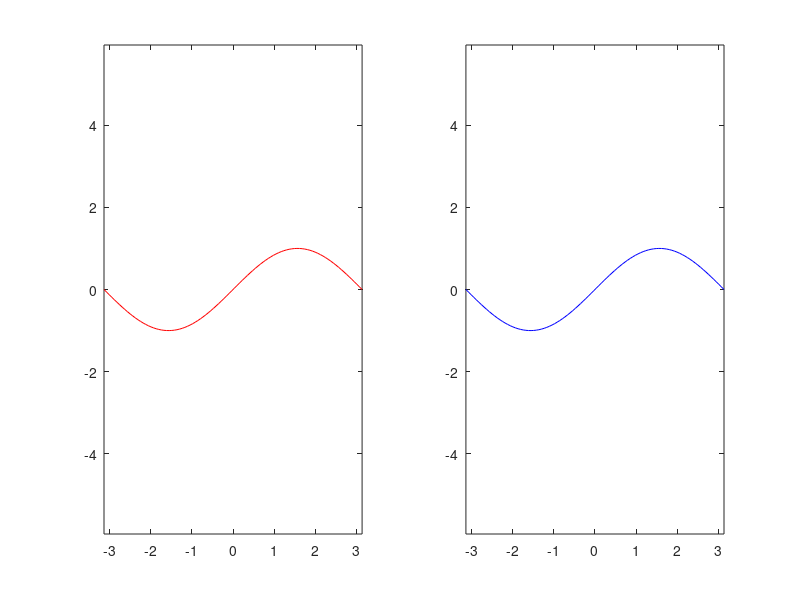

Write the MATLAB code that produced this figure. (Note: this script raises an error after producing the figure.)

x = linspace(-pi,pi,100);

subplot(1,2,1);
plot(x,sin(x),'r');
axis equal

subplot(1,2,2);
plot(x,sin(x),'b');
axis equal

figure
[ha, pos] = tight_subplot(1,2,[.05 .05],[.05 .05],[.06 .01]);
for ii = 1:2
    axes(ha(ii)); 
    plot(x,sin(ii*x));
    xlabel('x')
    ylabel('y')
end
set(ha(1:2),'XTickLabel',''); set(ha,'YTickLabel','')

